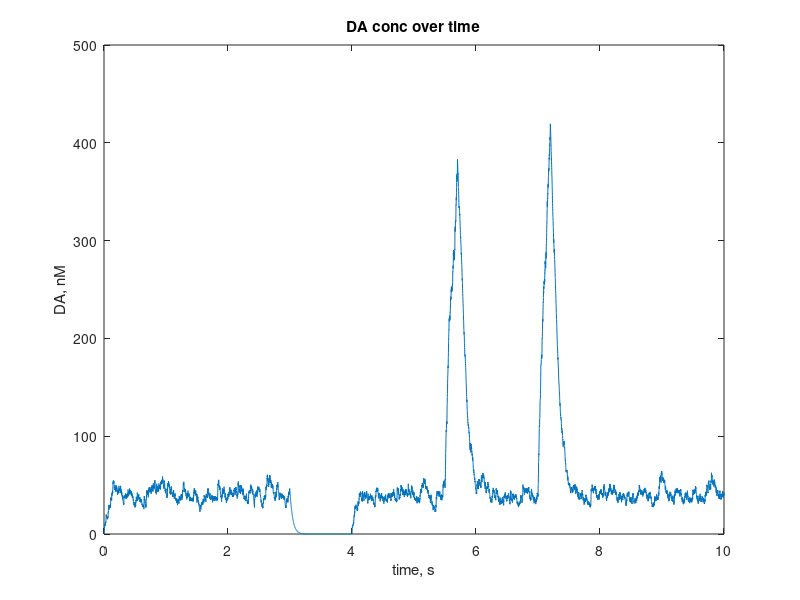
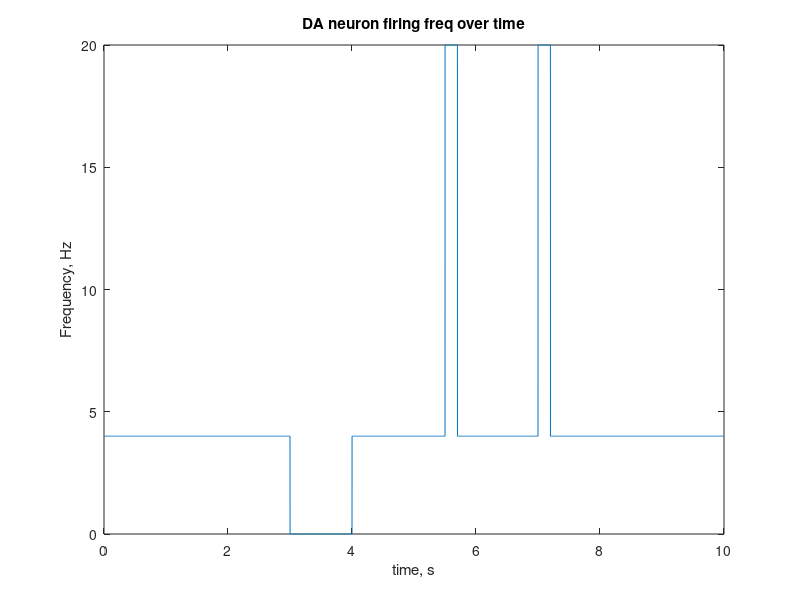
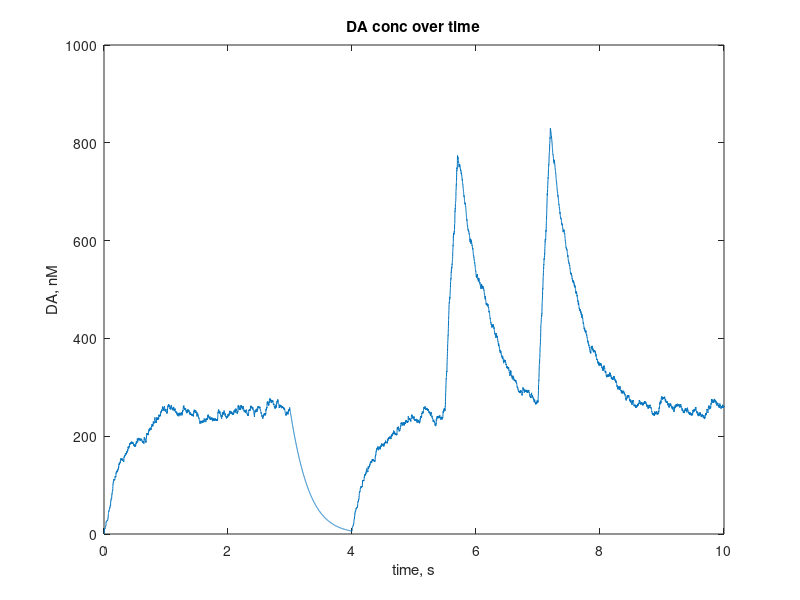

Write MATLAB code to recreate these figures, in order.
function DA_modeling1

No=3000;%# molecules released pr release
P=0.08;%release prob
alfa=0.2;%DA can be release into 20% of availble volume, thus only in free extracellular space. 
%ie it cannot be released into the cell.
Na=6.022*10^23;%advogrados tal
n=100;
p1=0.001;%density func

% 1um^3=10^15L
gamma0=((No*P)/(alfa*Na))*p1*1E24;% 


G=gamma0*n;%DA in nM if all DA neurons fire one AP simultaniously 
Vmax=n*40;
km=160;%MM.nM. 
kmcoc=1000;%nM.15 mg/kg coc ip
Tmax=10;%s
dt=0.001;%in s
t=0:dt:Tmax;
Nmax=length(t);
cDA=zeros(1,Nmax);
cDAcoc=zeros(1,Nmax);


nu=4*ones(1,Nmax);%Hz

tpause1=3;
tpause2=4;
tburst3=5.5;
tburst4=5.7;
tburst5=7;
tburst6=7.2;

nu(tpause1 < t) = 0;
nu(tpause2 < t) = 4;
nu(tburst3 < t) = 20;
nu(tburst4 < t) = 4;
nu(tburst5 < t) = 20;
nu(tburst6 < t) = 4;

for k=1:n
    RAS(k,:) = poissrnd(nu*dt);
end

F = sum(RAS)/dt;

%figure(1);
%plot(t,F)
%title('summed firing freq of n neurons over time')
%xlabel('time, s')
%ylabel('summed firing freq of n neurons')

for k=2:Nmax
    deltaC=(gamma0*F(k-1)-Vmax*cDA(k-1)/(km+cDA(k-1)))*dt;
    cDA(k)=cDA(k-1)+deltaC;
end

figure(2)
plot(t,cDA)
title('DA conc over time')
xlabel('time, s')
ylabel('DA, nM')

figure(3)
plot(t,nu)
title('DA neuron firing freq over time')
xlabel('time, s')
ylabel('Frequency, Hz')

for k=2:Nmax
    deltaCcoc=(gamma0*F(k-1)-Vmax*cDAcoc(k-1)/(kmcoc+cDAcoc(k-1)))*dt;
    cDAcoc(k)=cDAcoc(k-1)+deltaCcoc;
end



figure(4)
plot(t,cDAcoc)
title('DA conc over time')
xlabel('time, s')
ylabel('DA, nM')


